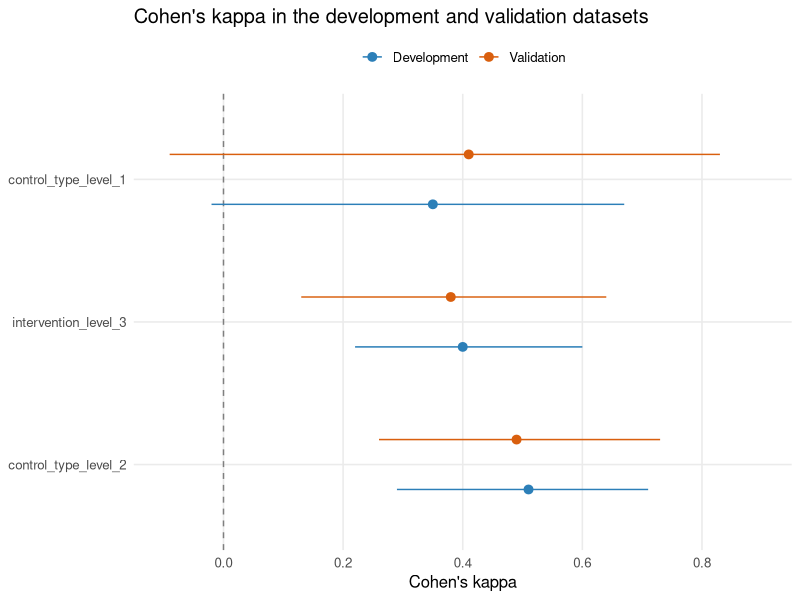
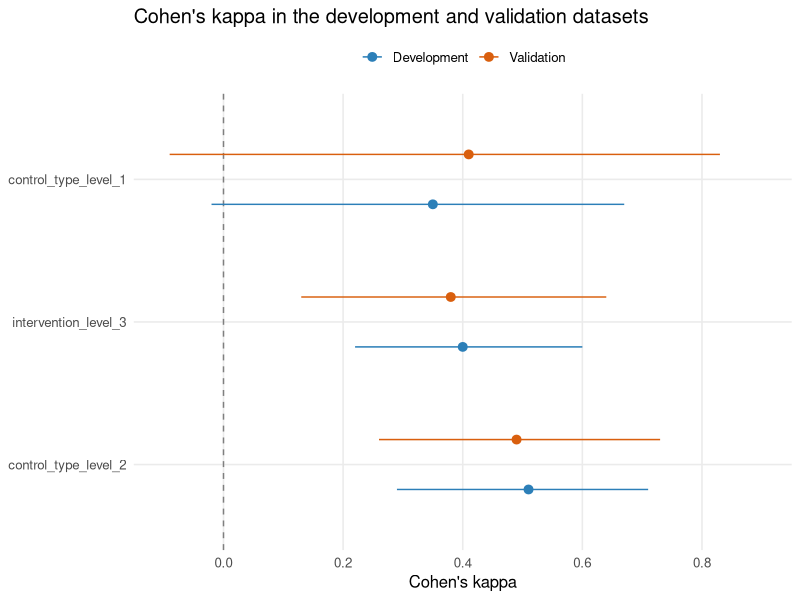

The R source for these figures, in order:
library(ggplot2); library(dplyr)

kap <- tribble(
  ~field,                  ~dataset,      ~kappa,  ~lo,    ~hi,
  "intervention_level_3",  "Development",  0.40,   0.22,   0.60,
  "control_type_level_1",  "Development",  0.35,  -0.02,   0.67,
  "control_type_level_2",  "Development",  0.51,   0.29,   0.71,
  "intervention_level_3",  "Validation",   0.38,   0.13,   0.64,
  "control_type_level_1",  "Validation",   0.41,  -0.09,   0.83,
  "control_type_level_2",  "Validation",   0.49,   0.26,   0.73
) %>%
  mutate(dataset = factor(dataset, levels = c("Development","Validation")),
         field   = factor(field, levels = c("control_type_level_2",
                                            "intervention_level_3",
                                            "control_type_level_1")))

p2 <- ggplot(kap, aes(x = kappa, y = field, colour = dataset)) +
  geom_vline(xintercept = 0, linetype = "dashed", colour = "grey50") +
  geom_pointrange(aes(xmin = lo, xmax = hi),
                  position = position_dodge(width = 0.7), size = 0.5) +
  scale_colour_manual(values = c("Development" = "#2c7fb8", "Validation" = "#d95f0e")) +
  scale_x_continuous(limits = c(-0.1, 0.9), breaks = seq(-0.2, 1, 0.2)) +
  labs(x = "Cohen's kappa", y = NULL, colour = NULL,
       title = "Cohen's kappa in the development and validation datasets") +
  theme_minimal(base_size = 12) +
  theme(legend.position = "top", panel.grid.minor = element_blank())

print(p2)
ggsave("Figure2_kappa.png", p2, width = 8, height = 4, dpi = 300)
